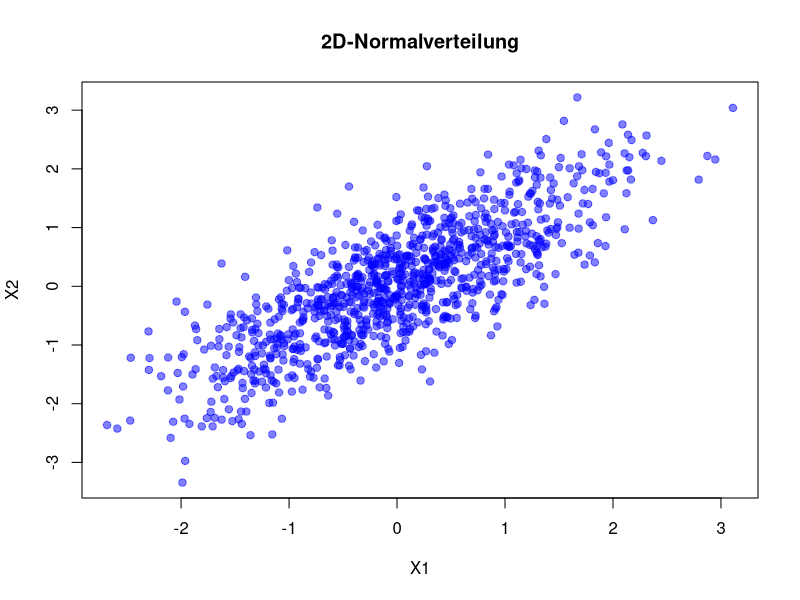
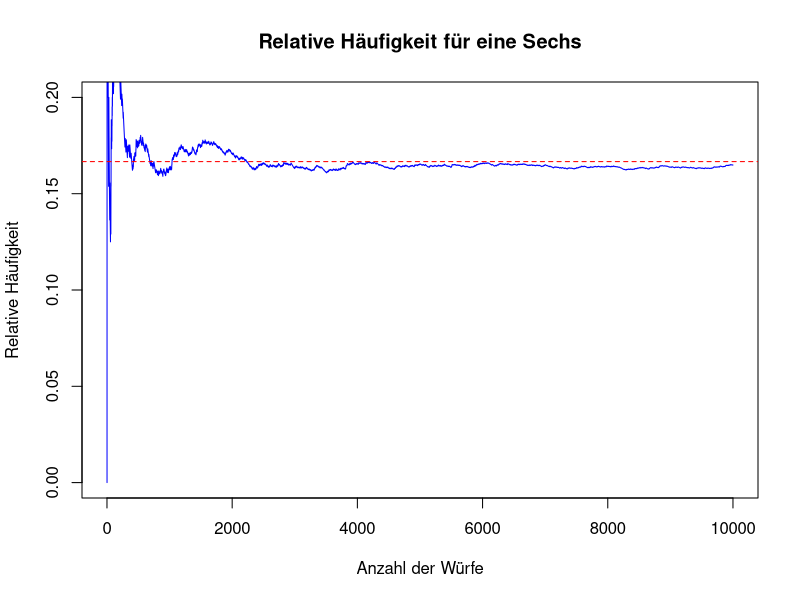
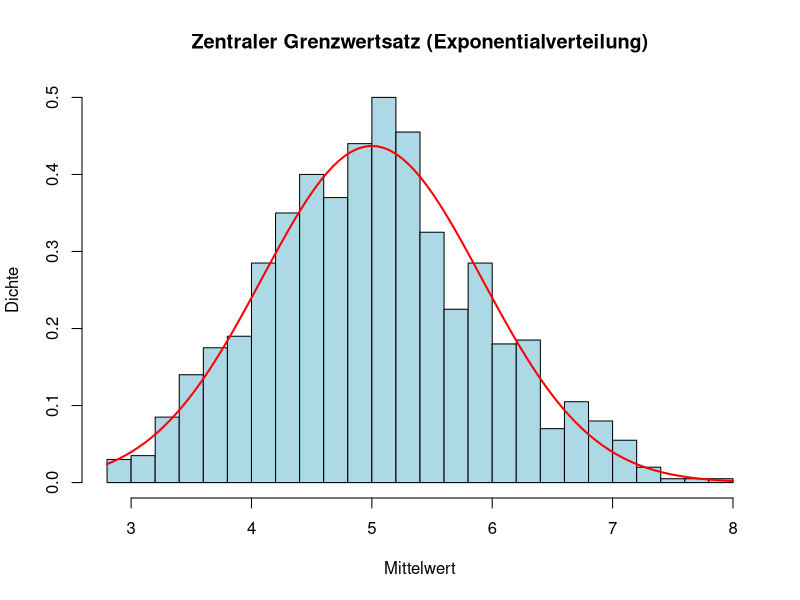
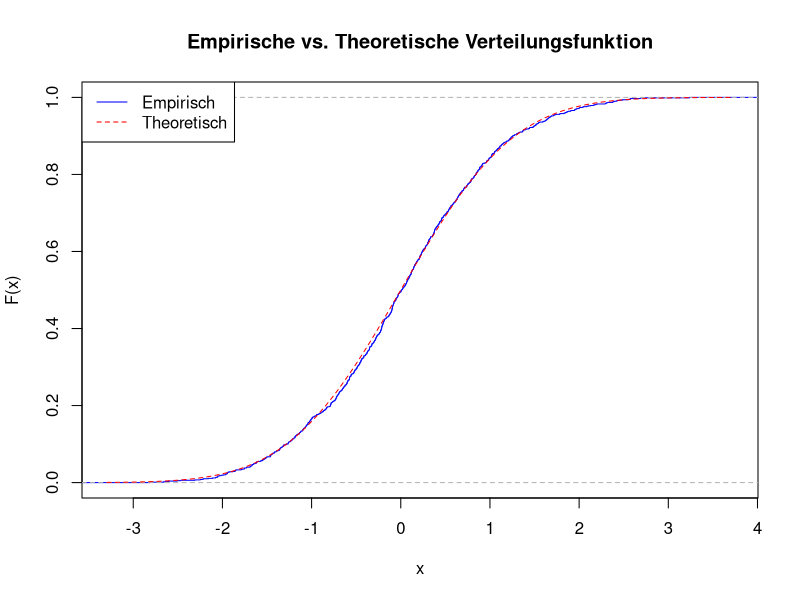

These charts were generated, in order, by the following R code:
# 2. Kapitel: Beispiele zum 2. Kapitel, noch einmal als Hinführung zu den Themen -----
# 2.1 Zweidimensionale Verteilungsfunktionen ----
# Beispiel: Diskrete zweidimensionale Verteilungsfunktion

# Diskrete gemeinsame Wahrscheinlichkeitsverteilung
X <- c(0, 1, 2)
Y <- c(0, 1, 2)
joint_prob <- matrix(c(0.1, 0.1, 0.1,
                       0.1, 0.2, 0.1,
                       0.1, 0.1, 0.1), nrow = 3, byrow = TRUE)

# Randverteilungen
marginal_X <- rowSums(joint_prob) # für X
marginal_Y <- colSums(joint_prob) # für Y

# Ausgabe
print("Gemeinsame Wahrscheinlichkeitsverteilung:")
print(joint_prob)
print("Randverteilung für X:")
print(marginal_X)
print("Randverteilung für Y:")
print(marginal_Y)

# Beispiel: 2D-Normalverteilung visualisieren

library(MASS)

mu <- c(0, 0) # Mittelwerte
sigma <- matrix(c(1, 0.8, 0.8, 1), 2, 2) # Kovarianzmatrix

# Generieren von Zufallsdaten
set.seed(123)
data <- mvrnorm(n = 1000, mu = mu, Sigma = sigma)

# Scatterplot
plot(data, main = "2D-Normalverteilung", xlab = "X1", ylab = "X2", pch = 19, col = rgb(0, 0, 1, 0.5))

# 2.2 Ungleichung von Tschebyscheff -----
# Beispiel: Anwendung der Tschebyscheff-Ungleichung

# Tschebyscheff: P(|X - mu| < epsilon) >= 1 - sigma^2 / epsilon^2

# Mittelwert und Varianz
mu <- 5
sigma2 <- 4

# Abstand epsilon: zwei Standardabweichungen (sigma = 2)
# (Bei epsilon = sigma = 2 ergäbe sich nur die nutzlose Schranke 0.)
epsilon <- 4

# Untere Schranke für die Wahrscheinlichkeit
P <- 1 - sigma2 / epsilon^2
P   # mindestens 75 % der Werte liegen im Intervall (1, 9)

# Vergleich: Ist X normalverteilt, liegen tatsächlich rund 95 % im Intervall
pnorm(mu + epsilon, mean = mu, sd = sqrt(sigma2)) - pnorm(mu - epsilon, mean = mu, sd = sqrt(sigma2))

# 2.3 Grenzwertsätze ---------
# Beispiel: Würfelspiel und Grenzwertsätze

set.seed(123)
n <- 10000  # Anzahl Würfe
rolls <- sample(1:6, n, replace = TRUE)

# Berechnung der relativen Häufigkeit für eine Sechs
relative_freq <- cumsum(rolls == 6) / (1:n)

# Plot
plot(relative_freq, type = "l", col = "blue", ylim = c(0, 0.2),
     main = "Relative Häufigkeit für eine Sechs", xlab = "Anzahl der Würfe", ylab = "Relative Häufigkeit")
abline(h = 1/6, col = "red", lty = 2) # Erwartungswert

# Beispiel: Zentraler Grenzwertsatz

# Ausgangsverteilung ist die schiefe Exponentialverteilung: Wären die Daten selbst
# normalverteilt, wäre auch der Mittelwert exakt normalverteilt, und der
# zentrale Grenzwertsatz hätte nichts zu zeigen.
set.seed(123)
n <- 30 # Stichprobengröße
mu <- 5 # Erwartungswert der Exponentialverteilung (rate = 1/5)
sigma <- 5 # Standardabweichung der Exponentialverteilung

# Generieren von Stichproben
samples <- replicate(1000, mean(rexp(n, rate = 1 / mu)))

# Histogramm und Normalverteilung
hist(samples, probability = TRUE, main = "Zentraler Grenzwertsatz (Exponentialverteilung)",
     xlab = "Mittelwert", ylab = "Dichte", col = "lightblue", breaks = 20)
curve(dnorm(x, mean = mu, sd = sigma / sqrt(n)), col = "red", lwd = 2, add = TRUE)

# Beispiel: Konvergenz der empirischen Verteilungsfunktion

set.seed(123)
n <- 1000 # Stichprobengröße
data <- rnorm(n, mean = 0, sd = 1)

# Empirische Verteilungsfunktion
empirical_cdf <- ecdf(data)

# Plot
plot(empirical_cdf, main = "Empirische vs. Theoretische Verteilungsfunktion",
     xlab = "x", ylab = "F(x)", col = "blue")
curve(pnorm(x, mean = 0, sd = 1), col = "red", lty = 2, add = TRUE)
legend("topleft", legend = c("Empirisch", "Theoretisch"), col = c("blue", "red"), lty = 1:2)
